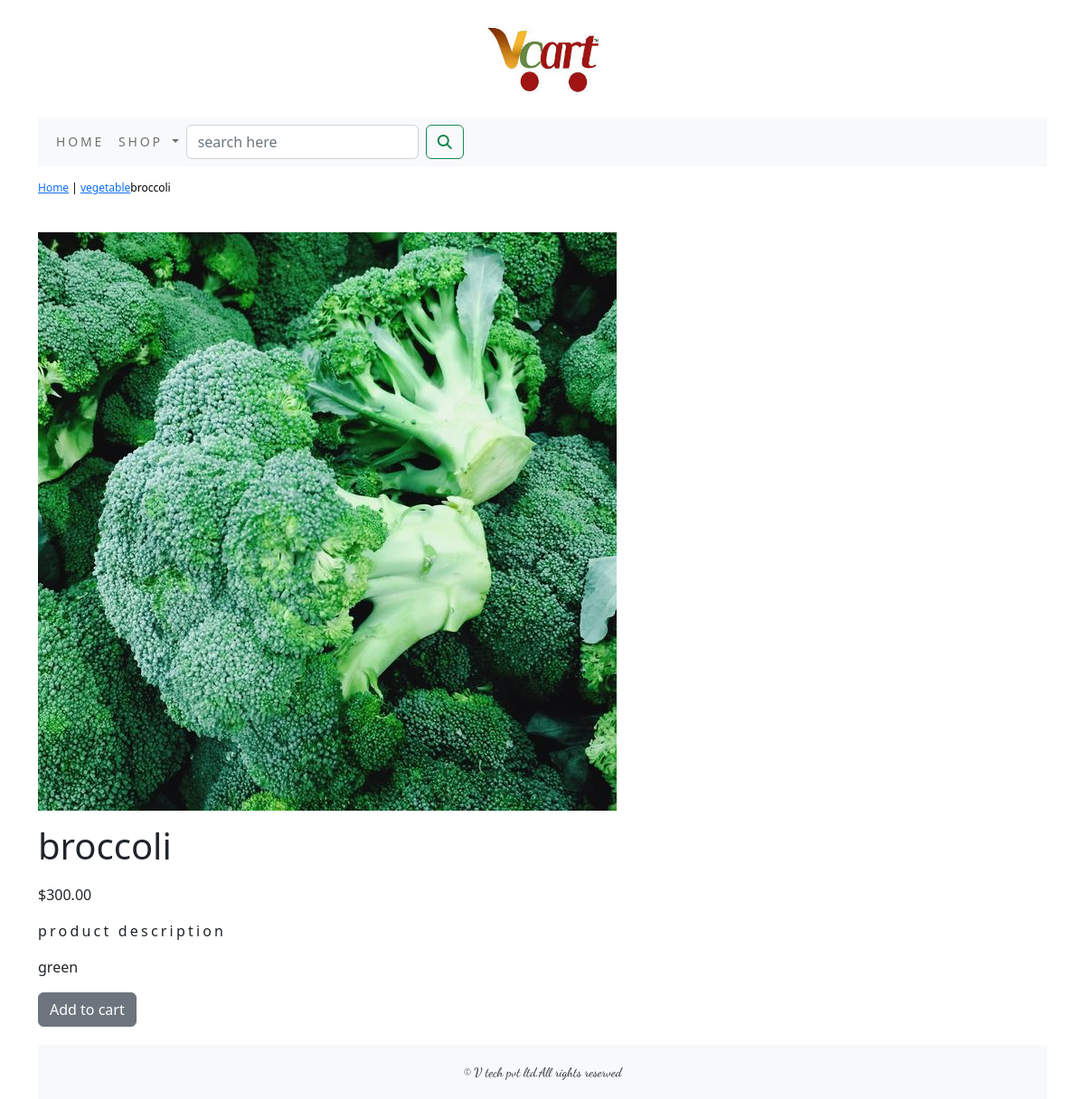
/shop/vegetables/broccoli/, run on the app's committed database.
### shop/models.py (models this page shows, shortened)
class Product(models.Model):
        name = models.CharField(max_length=250, unique=True)
        slug = models.SlugField(max_length=250, unique=True)
        description = models.TextField(blank=True)
        price = models.DecimalField(max_digits=10, decimal_places=2)
        category = models.ForeignKey(Category,on_delete=models.CASCADE)
        image = models.ImageField(upload_to='product', blank=True)
        stock = models.IntegerField()
        available = models.BooleanField(default=True)
        created = models.DateTimeField(auto_now_add=True)
        updated = models.DateTimeField(auto_now=True)
        class Meta:
            ordering = ('name',)
            verbose_name = 'product'
            verbose_name_plural = 'products'

class Category(models.Model):
    name=models.CharField(max_length=250,unique=True)
    slug=models.SlugField(max_length=250,unique=True)
    description=models.TextField(blank=True)
    image=models.ImageField(upload_to='category',blank=True)
    class Meta:
        ordering=('name',)
        verbose_name='category'
        verbose_name_plural='categories'
    def get_url(self):
        return reverse('shop:products_by_category', args=[self.slug])
    def __str__(self):
            return '{}'.format(self.name)

### shop/views.py (the view)
# urls.py: path('<slug:c_slug>/<slug:product_slug>/', views.proDetail,name='prodCatdetail')
def proDetail(request,c_slug,product_slug):
    try:
        product=Product.objects.get(category__slug=c_slug,slug=product_slug)
    except Exception as e:
        raise e
    return render(request,'product.html', {'product':product})

### cart/context_processors.py (called while the page is built)
def counter(request):
    item_count=0
    if 'admin' in request.path:
        return {}
    else:
        try:
            cart=Cart.objects.filter(cart_id=_cart_id(request))
            cart_items=CartItem.objects.all().filter(cart=cart[:1])
            for cart_item in cart_items:
                item_count += cart_item.quantity
        except Cart.DoesNotExist:
            item_count=0
    return dict(item_count=item_count)

### cart/views.py (called while the page is built)
def _cart_id(request):
    cart=request.session.session_key
    if not cart:
        cart=request.session.create()
    return cart

### shop/context_processors.py (called while the page is built)
def menu_links(request):
    links=Category.objects.all()
    return dict(links=links)

### templates/product.html (shortened to what this page needs)
{% extends 'base.html' %}
{% load static %}
{% block content %}
<div class="row my_prod_row_class">
    <div class="mx_auto">
    <p><a href="{% url 'shop:allprodcat' %}">Home</a> | <a href="{{product.category.get_url}}">{{product.category}}</a>{{product.name}}</p>
</div>
<div class="container">
<br>
<div class="row">
    <div>
        <div class="col-12 copl-sm-12 col-md-12 col-lg-6 text-center">
            <div style="min-width:18rem">
            <img src="{{product.image.url}}" alt={{product.name}}>
        </div>
    </div>
        <div class="col-12 col-sm-12 col-md-12 col-lg-6 ">
            <div>
            <h1 class="my_prod_title">{{product.name}}</h1>
            <p>${{product.price}}</p>
            <p class="my_title">product description</p>
            <p>{{product.description}}</p>
            {% if product.stock <= 0 %}
            <p class="text-justify my_prod_text"><b>out of stock</b></p>
            {% else %}
            <a class="btn btn-secondary" href="{% url 'cart:add_cart' product.id %}">Add to cart</a>
            {% endif %}
            </div>
        </div>
    </div>
</div>
</div>
{% endblock %}

### static/css/custom.css (style rules this page uses)
.my_prod_row_class { padding-top: 15px; padding-bottom: 20px; }
.my_prod_row_class .mx_auto { color: #000; font-size: 12px; text-decoration: none; }
.my_title { font-size:16px; text_transform:uppercase; letter-spacing:.2em; }
.my_prod_row_class { padding-top:15px; padding-bottom:20px; }
.my_prod_row_class .mx_auto { color:#000; font-size:12px; text-decoration:none; }
.my_prod_title { font-size=16px; letter-spacing:.2em text_transform:uppercase; padding-top:15px; padding-bottom:10px; }

### data on the page
Product: category "vegetable", name "broccoli", image (picture), price "300.00", description "green"
